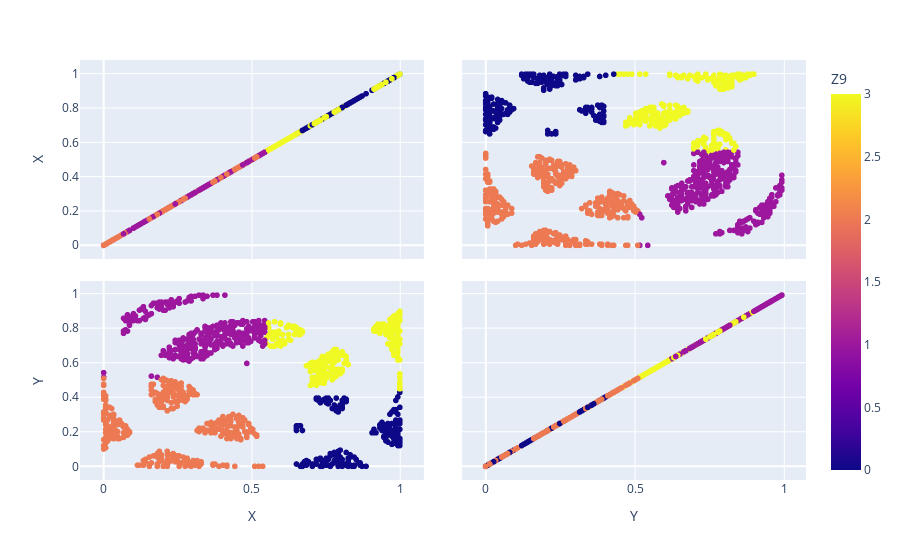

This figure's notebook cell:
### Code cell
df_pred_distance=pd.DataFrame(pd.concat([pd.DataFrame(X_test,columns=['X','Y']),pd.DataFrame(Y_pred_2,columns=[select_name_Z])],axis=1))
fig = px.scatter_matrix(df_pred_distance,
    dimensions=['X','Y'],
    color=select_name_Z)
fig.show()

### Figure 1 — Plotly figure (JSON) as saved in the notebook; plotly's stock layout.template omitted (floating-point values rounded to 4 significant figures; data arrays with more than 128 entries replaced by an {"elided": "..."} marker saying what was removed)
{"data": [{"dimensions": [{"axis": {"matches": true}, "label": "X", "values": {"elided": "1071 float values"}}, {"axis": {"matches": true}, "label": "Y", "values": {"elided": "1071 float values"}}], "hovertemplate": "%{xaxis.title.text}=%{x}<br>%{yaxis.title.text}=%{y}<br>Z9=%{marker.color}<extra></extra>", "legendgroup": "", "marker": {"color": {"elided": "1071 int values"}, "coloraxis": "coloraxis", "symbol": "circle"}, "name": "", "showlegend": false, "type": "splom"}], "layout": {"coloraxis": {"colorbar": {"title": {"text": "Z9"}}, "colorscale": [[0, "#0d0887"], [0.1111, "#46039f"], [0.2222, "#7201a8"], [0.3333, "#9c179e"], [0.4444, "#bd3786"], [0.5556, "#d8576b"], [0.6667, "#ed7953"], [0.7778, "#fb9f3a"], [0.8889, "#fdca26"], [1, "#f0f921"]]}, "dragmode": "select", "legend": {"tracegroupgap": 0}, "margin": {"t": 60}}}
